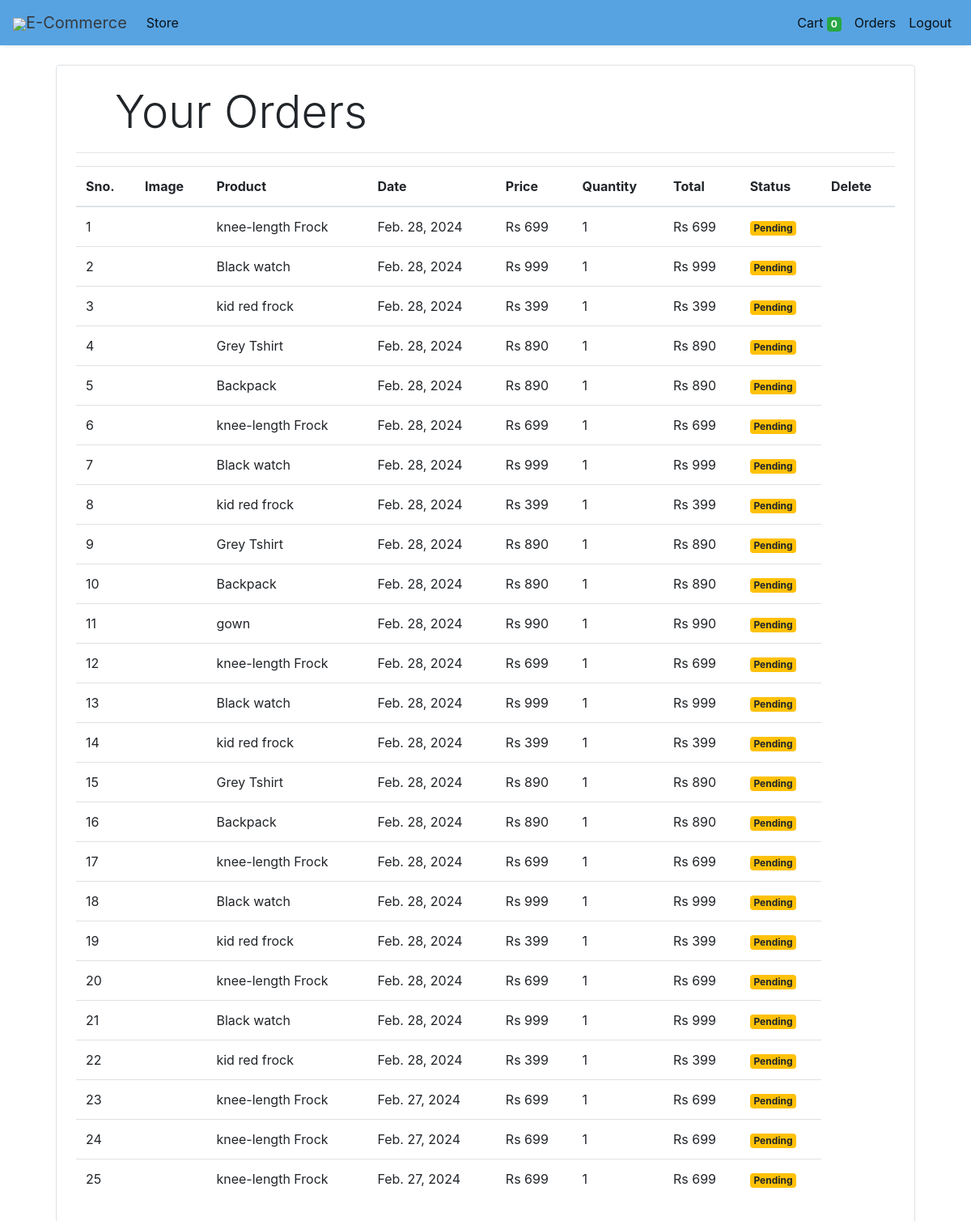
Page /orders (signed in) on the committed database.
### store/models/orders.py (models this page shows, shortened)
class Order(models.Model):
    product = models.ForeignKey(Products,
                                on_delete=models.CASCADE)
    customer = models.ForeignKey(Customer,
                                 on_delete=models.CASCADE)
    quantity = models.IntegerField(default=1)
    price = models.IntegerField()
    address = models.CharField (max_length=50, default='', blank=True)
    phone = models.CharField (max_length=50, default='', blank=True)
    date = models.DateField (default=datetime.datetime.today)
    amount = models.CharField(max_length=50,default='0')
    status = models.BooleanField (default=False)
    @staticmethod
    def get_orders_by_customer(customer_id):
        return Order.objects.filter(customer=customer_id).order_by('-date')

### store/models/product.py (models this page shows, shortened)
class Products(models.Model):
    name = models.CharField(max_length=60)
    price = models.IntegerField(default=0)
    category = models.ForeignKey(Category, on_delete=models.CASCADE, default=1)
    description = models.CharField(max_length=250, default='', blank=True, null=True)
    image = models.ImageField(upload_to='uploads/products/')

### store/middlewares/auth.py (the view)
    def middleware(request):
        print(request.session.get('customer'))
        returnUrl = request.META['PATH_INFO']
        print(request.META['PATH_INFO'])
        if not request.session.get('customer'):
           return redirect(f'login?return_url={returnUrl}')
        response = get_response(request)
        return response

### store/templatetags/custom_filter.py (called while the page is built)
@register.filter(name='currency')
def currency(number):
    return "Rs " + str(number)

@register.filter(name='multiply')
def multiply(number, number1):
    return number * number1

### store/views/orders.py (called while the page is built)
    def get(self , request ):
        customer = request.session.get('customer')
        orders = Order.get_orders_by_customer(customer)
        return render(request , 'orders.html'  , {'orders' : orders})

### store/templates/orders.html
{% extends 'base.html' %}
{% block content %}
{% load cart %}
{% load custom_filter %}
<div class="container">
   <div class="border rounded p-4 m-4">
        <p class="display-4 pl-4 ml-4">Your Orders</p>
        <hr>
        <table class="table">
            <thead>
                <tr>
                    <th>Sno.</th>
                    <th>Image</th>
                    <th>Product</th>
                    <th>Date</th>
                    <th>Price</th>
                    <th>Quantity</th>
                    <th>Total</th>
                    <th>Status</th>
                    <th>Delete</th>
                </tr>
            </thead>
            <tbody>
                {% for order in orders %}
                <tr>
                    <td>{{forloop.counter}}</td>
                    <td><img style="height: 80px;" class="rounded-circle" src="{{order.product.image.url}}" alt=""></td>
                    <td>{{order.product.name}}</td>
                    <td>{{order.date}}</td>
                    <td>{{order.price|currency}}</td>
                    <td>{{order.quantity}}</td>
                    <td>{{order.quantity|multiply:order.price|currency}}</td>
                    {% if order.status %}
                    <td><small class="badge badge-success">Completed</small></td>
                    {%else%}
                    <td><small class="badge badge-warning">Pending</small></td>
                    {% endif %}
                </tr>
                {% endfor %}
            </tbody>
        </table>
   </div>
</div>
{% endblock %}

### store/templates/base.html (shortened to what this page needs)
<!doctype html>
<html lang="en">
<head>
  <link rel="stylesheet" href="https://maxcdn.bootstrapcdn.com/bootstrap/4.0.0/css/bootstrap.min.css"
>
</head>
<body>
<nav class="one-edge-shadow
  navbar navbar-light
  sticky-top navbar
  navbar-expand-lg
  text-white">
    <a class="navbar-brand ms-3 text-dark " href="/">
    <link rel="stylesheet" href="https://use.fontawesome.com/releases/v5.7.0/css/all.css">
    <img src="https://www.freepnglogos.com/uploads/shopping-cart-png/shopping-cart-svg-png-icon-download-28.png" style="width:50px;height:50px,color:text-light;">E-Commerce</a>
    <div class="collapse navbar-collapse" id="navbarSupportedContent">
      <ul class="navbar-nav mr-auto">
        <li class="nav-item active">
          <a class="nav-link" href="/store">Store <span class="sr-only">(current)</span></a>
        </li>
          </ul>
      <ul class=" navbar-nav my-2 my-lg-0">
        <li class="nav-item active">
          <a class="nav-link" href="/cart">Cart
            <span class="badge badge-success">{{request.session.cart.keys|length}}</span>
            <span class="sr-only">(current)</span></a>
        </li>
        {% if request.session.customer %}
        <li class="nav-item active ">
          <a class="nav-link" href="/orders">Orders<span class="sr-only">(current)</span></a>
        </li>
        <li class="nav-item active ">
          <a class="nav-link" href="/logout">Logout<span class="sr-only">(current)</span></a>
        </li>
        {% endif %}
      </ul>
    </div>
  </nav>
  {% block content %}{% endblock %}
</body>
</html>

### store/templates/base.html (style rules this page uses)
nav { background-color: rgb(87, 163, 225); }
.one-edge-shadow { box-shadow: 0 8px 2px -5px rgb(246, 245, 245); }

### rows in the picture
Order: product.name "knee-length Frock", date "Feb. 28, 2024", price "Rs 699", quantity "1", quantity|multiply "Rs 699", status "Pending"
Order: product.name "Black watch", date "Feb. 28, 2024", price "Rs 999", quantity "1", quantity|multiply "Rs 999", status "Pending"
Order: product.name "kid red frock", date "Feb. 28, 2024", price "Rs 399", quantity "1", quantity|multiply "Rs 399", status "Pending"
Order: product.name "Grey Tshirt", date "Feb. 28, 2024", price "Rs 890", quantity "1", quantity|multiply "Rs 890", status "Pending"
Order: product.name "Backpack", date "Feb. 28, 2024", price "Rs 890", quantity "1", quantity|multiply "Rs 890", status "Pending"
Order: product.name "knee-length Frock", date "Feb. 28, 2024", price "Rs 699", quantity "1", quantity|multiply "Rs 699", status "Pending"
Order: product.name "Black watch", date "Feb. 28, 2024", price "Rs 999", quantity "1", quantity|multiply "Rs 999", status "Pending"
Order: product.name "kid red frock", date "Feb. 28, 2024", price "Rs 399", quantity "1", quantity|multiply "Rs 399", status "Pending"
Order: product.name "Grey Tshirt", date "Feb. 28, 2024", price "Rs 890", quantity "1", quantity|multiply "Rs 890", status "Pending"
Order: product.name "Backpack", date "Feb. 28, 2024", price "Rs 890", quantity "1", quantity|multiply "Rs 890", status "Pending"
Order: product.name "gown", date "Feb. 28, 2024", price "Rs 990", quantity "1", quantity|multiply "Rs 990", status "Pending"
Order: product.name "knee-length Frock", date "Feb. 28, 2024", price "Rs 699", quantity "1", quantity|multiply "Rs 699", status "Pending"
Order: product.name "Black watch", date "Feb. 28, 2024", price "Rs 999", quantity "1", quantity|multiply "Rs 999", status "Pending"
Order: product.name "kid red frock", date "Feb. 28, 2024", price "Rs 399", quantity "1", quantity|multiply "Rs 399", status "Pending"
Order: product.name "Grey Tshirt", date "Feb. 28, 2024", price "Rs 890", quantity "1", quantity|multiply "Rs 890", status "Pending"
Order: product.name "Backpack", date "Feb. 28, 2024", price "Rs 890", quantity "1", quantity|multiply "Rs 890", status "Pending"
Order: product.name "knee-length Frock", date "Feb. 28, 2024", price "Rs 699", quantity "1", quantity|multiply "Rs 699", status "Pending"
Order: product.name "Black watch", date "Feb. 28, 2024", price "Rs 999", quantity "1", quantity|multiply "Rs 999", status "Pending"
Order: product.name "kid red frock", date "Feb. 28, 2024", price "Rs 399", quantity "1", quantity|multiply "Rs 399", status "Pending"
Order: product.name "knee-length Frock", date "Feb. 28, 2024", price "Rs 699", quantity "1", quantity|multiply "Rs 699", status "Pending"
Order: product.name "Black watch", date "Feb. 28, 2024", price "Rs 999", quantity "1", quantity|multiply "Rs 999", status "Pending"
Order: product.name "kid red frock", date "Feb. 28, 2024", price "Rs 399", quantity "1", quantity|multiply "Rs 399", status "Pending"
Order: product.name "knee-length Frock", date "Feb. 27, 2024", price "Rs 699", quantity "1", quantity|multiply "Rs 699", status "Pending"
Order: product.name "knee-length Frock", date "Feb. 27, 2024", price "Rs 699", quantity "1", quantity|multiply "Rs 699", status "Pending"
Order: product.name "knee-length Frock", date "Feb. 27, 2024", price "Rs 699", quantity "1", quantity|multiply "Rs 699", status "Pending"

### other values in the picture
{{ request.session.cart.keys|length }} "0"
